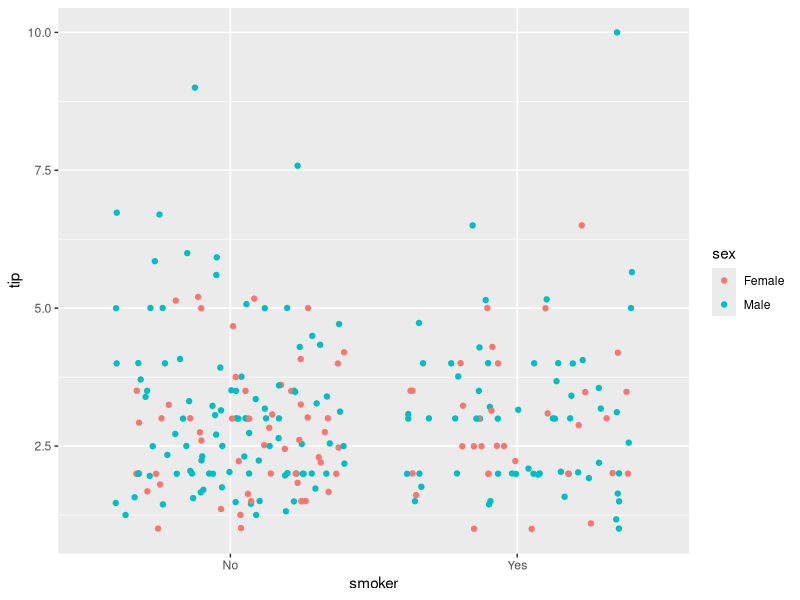
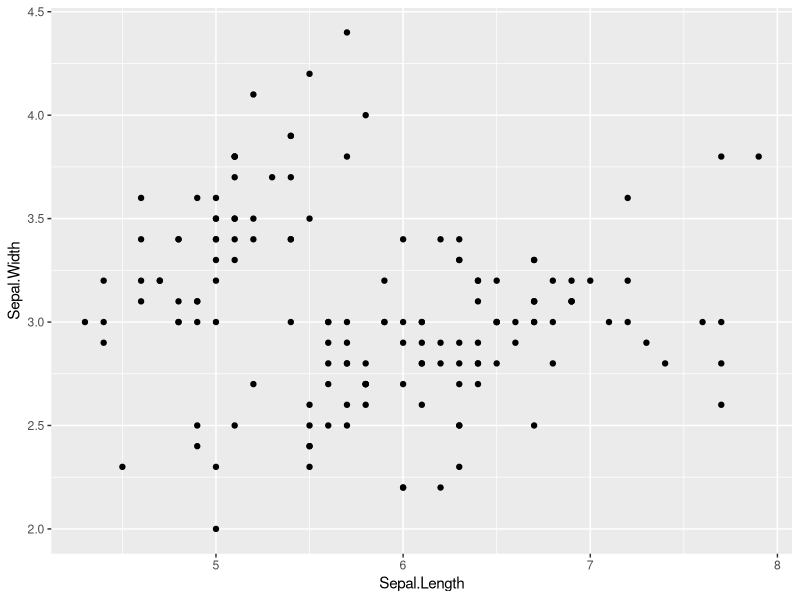
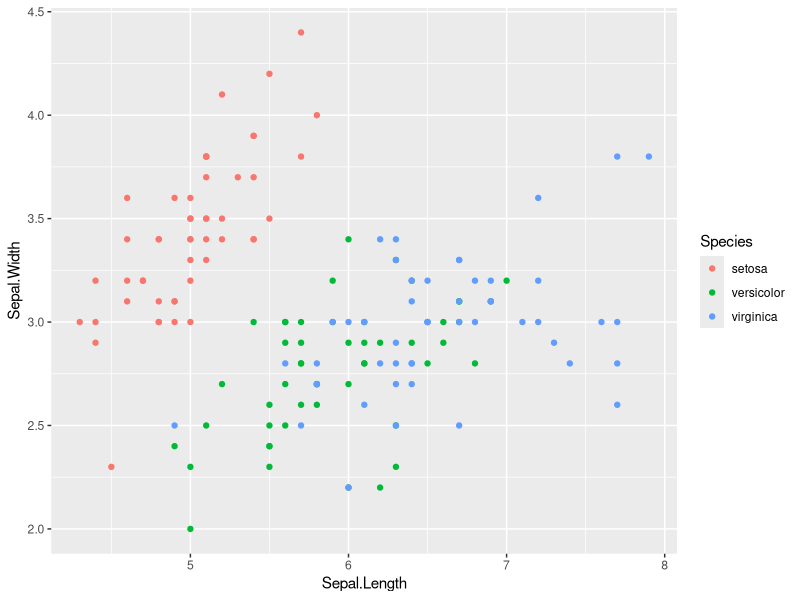
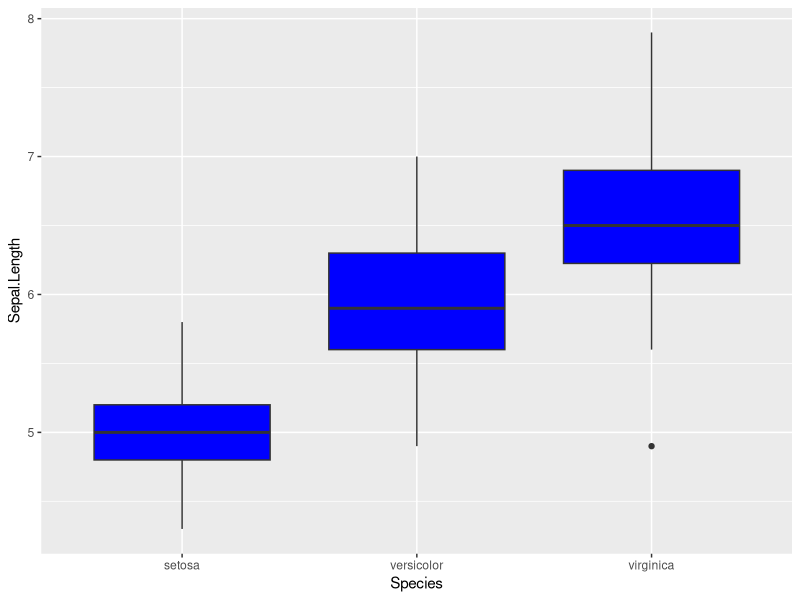

Write R code to recreate these figures, in order.
## ---- chunk 1

knitr::opts_chunk$set(cache = T, highlight = T)


## ---- chunk 2
library(ggplot2)   # plotting library
library(dplyr)    # data manipulation
data("airquality")
## ---- chunk 3
filter(airquality, Temp < 58)
## ---- chunk 4
filter(airquality, is.na(Solar.R))
## ---- chunk 5
June_data <- filter(airquality, Month == 6)
nrow(June_data)  # a lot of rows to print
head(June_data)  # can have a glance using head()
## ---- chunk 6
filter(airquality, Month == 5, Temp < 60)
## ---- chunk 7
df <- select(airquality, Temp)
head(df)

## ---- chunk 8
df <- select(airquality, Month, Temp)
head(df)

## ---- chunk 9
df <- select(airquality, -Month)
head(df)
## ---- chunk 10
df <- select(airquality, Ozone:Temp)
head(df)
## ---- chunk 11
df <- mutate(airquality, Wind_kmph = 1.609 * Wind)
head(df)
## ---- chunk 12
month_conversion <- function(x){
  
  if (x == 5) month <- "May"
  else if (x == 6) month <- "June"
  else if (x == 7) month <- "July"
  else if (x == 8) month <- "August"
  else if (x == 9) month <- "September"
  else month <- NA
  
  return(month)
}

month_conversion(6)
## ---- chunk 13
df <- mutate(airquality, Month_long = sapply(Month, month_conversion)) 
head(df)
## ---- chunk 14
df <- transmute(airquality, Month_long = sapply(Month, month_conversion)) 
head(df)
## ---- chunk 15
df <- transmute(airquality,
                Wind_kmph = 1.609 * Wind,
                Month_long = sapply(Month, month_conversion)
                )

head(df)

## ---- chunk 16
filter(airquality, Month == 5) %>% 
  head()
## ---- chunk 17
airquality %>%    # airquality passed as first argument to mutate()
  mutate(Wind_kmph = 1.609 * Wind) %>%      # result of mutate() passed to filter()
  filter(Wind_kmph < 7)
## ---- chunk 18
data(tips, package = "reshape2")
## ---- chunk 19
head(tips)
## ---- chunk 20
tips %>% 
  group_by(sex) %>% 
  summarise(mean_tip = mean(tip))
## ---- chunk 21
tips %>% 
  group_by(sex, smoker) %>% 
  summarise(mean_tip = mean(tip))
## ---- chunk 22
tips %>% 
  group_by(sex, smoker) %>% 
  summarise(mean_tip = mean(tip),
            group_size = n())
## ---- chunk 23
tips %>% 
  summarise(mean_tip_percentage = mean(tip/total_bill))
## ---- chunk 24
ggplot(tips) +
  geom_jitter(aes(x = smoker, y = tip, colour = sex))
## ---- chunk 25
str(iris)
## ---- chunk 26
ggplot(data = iris) + 
  geom_point(aes(x = Sepal.Length, Sepal.Width))
## ---- chunk 27
ggplot(data = iris, aes(x = Sepal.Length, Sepal.Width)) + 
  geom_point(aes(colour = Species))
## ---- chunk 28
ggplot(iris, aes(x = Species, y = Sepal.Length)) + 
  geom_boxplot(fill = "blue")
## ---- chunk 29
data(tips, package = 'reshape2')
str(tips)
